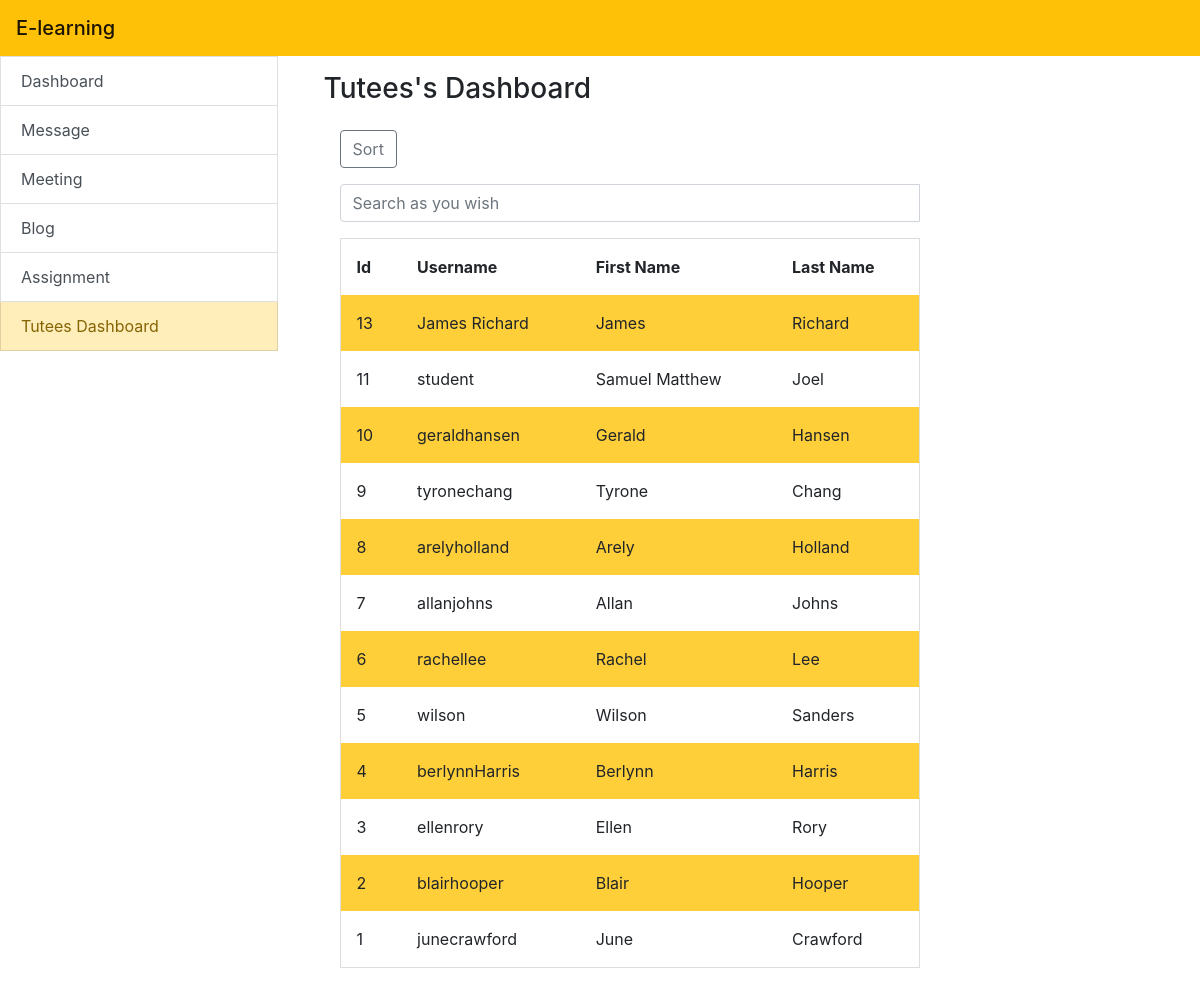
Before: /lecture_tuteeList.php with the older database file.
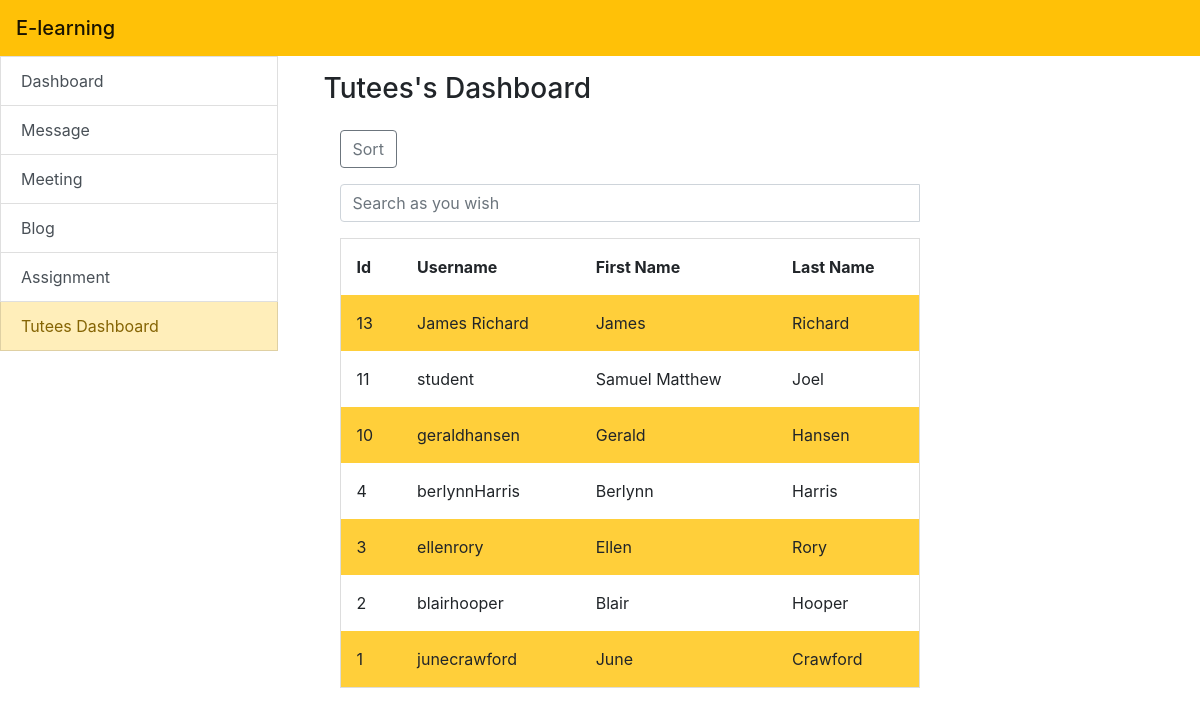
After: the same page with the newer database file.
### tables this page shows
CREATE TABLE `student` (
  `studId` int(11) NOT NULL,
  `username` varchar(50) NOT NULL,
  `password` varchar(50) NOT NULL,
  `firstName` varchar(50) NOT NULL,
  `lastName` varchar(50) NOT NULL,
  `email` varchar(50) NOT NULL,
  `Tutor` int(11) NOT NULL
);

### include/function.php (called while the page is built, shortened)
<?php
include_once 'database.php';
function query($sql) {
  global $connection;
  return mysqli_query($connection, $sql);
}
function fetch_array($result){
  return mysqli_fetch_array($result);
}
 ?>

### lecture_tuteeList.php (the view, shortened to what this page needs)
<?php
include 'include/header.php';
$sidebar = ['Dashboard','Message','Meeting','Blog','Assignment','Tutees Dashboard'];
$url = ['lecture_dashboard.php','lecture_message.php','lecture_meeting.php','lecture_blog.php','lecture_uploads.php','lecture_tuteeList.php'];
?>
<div class="container-fluid row">
	<div class="list-group col-3">
		<?php include 'include/sidebar.php'; ?>
	</div>
		<div class="col-9">
		<div class="container p-3">
			<h3>Tutees's Dashboard</h3>
	<div class="col-20">
    <div class="container p-3">
<div class="row">
  <div class="col-9">
  <button class="btn btn-outline-secondary" onclick="sortTable"type="button" id="button-addon3">Sort</button> </p>
 <div class="input-group mb-3">
  <input type="text" class="form-control" id="myInput" onkeyup="myFunction()" placeholder="Search as you wish"> </p>
</div>
<body>
  <form action="lecture_tuteeList.php" method="post">
            <table id ="theTable">
              <tr>
                    <th>Id</th>
                    <th>Username</th>
                    <th>First Name</th>
                    <th>Last Name</th>
                </tr>
  <?php
    $query = query("SELECT * FROM student ORDER BY studId DESC");
 while ($row = fetch_array($query)) {
		$studId = $row ['studId'];
		$username = $row['username'];
		$firstName = $row['firstName'];
		$lastName = $row['lastName'];
?>
                <tr>
                    <td><?php echo $studId?></td>
                    <td><?php echo $username?></td>
                    <td><?php echo $firstName?></td>
                    <td><?php echo $lastName?></td>
                </tr>
                <?php
			}
				?>
            </table>
        </form>
<?php
	include './include/footer.php';
	?>

### include/sidebar.php
<?php
	foreach ($sidebar as $key => $value) {
		echo "<a href='$url[$key]' class='list-group-item list-group-item-action rounded-0'>$value</a>";
	}
 ?>

Changed rows visible on the page:
removed student: studId "9", username "tyronechang", firstName "Tyrone", lastName "Chang"
removed student: studId "8", username "arelyholland", firstName "Arely", lastName "Holland"
removed student: studId "7", username "allanjohns", firstName "Allan", lastName "Johns"
removed student: studId "6", username "rachellee", firstName "Rachel", lastName "Lee"
removed student: studId "5", username "wilson", firstName "Wilson", lastName "Sanders"
